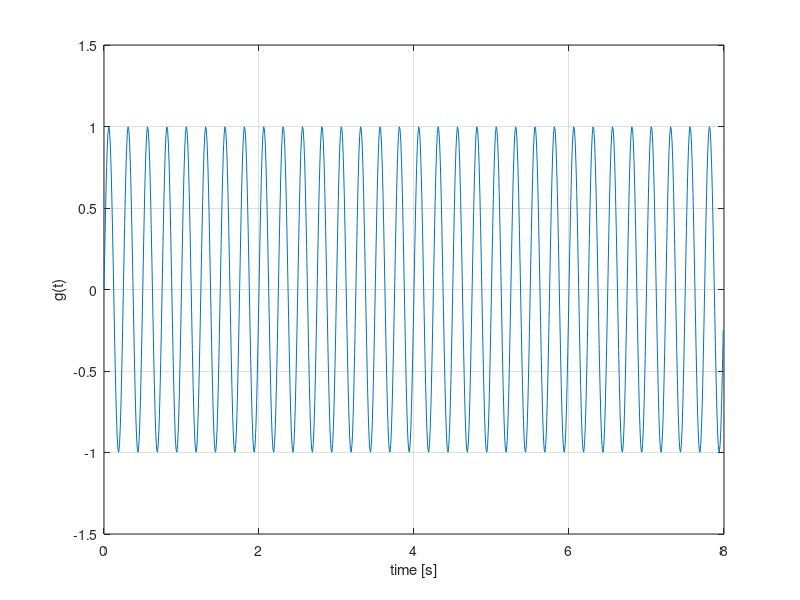

Write MATLAB code to recreate this figure. (Note: this script raises an error after producing the figure.)
%3blue1brown 
clearvars 
clc 
close all
% Pure signal
Fs = 1e2;                       %Frecuencia de muestreo
time =8;                        %Duracion de la señal
t = 0:1/Fs:time-(1/Fs);
f=4;                            %Frecuencia de la señal Hz
g1 = '(sin(2*pi*f*t))';
x = eval(g1);
figure;
plot(t,x);
xlabel ('time [s]');
ylabel ('g(t)');
ylim([-1.5 1.5])
xlim([0 time])
grid on;

% Wraping
figure
%Plot wraping around the origin;
tiledlayout(4,4);
for wf = 3.3:0.1:4.8 %winding frequency (cycles per second)3.3:0.1:4.8
nexttile
g2 = 'exp(-i*2*pi*wf.*t).*(sin(2*pi*f*t))';
x2 = eval(g2);
plot(real(x2), imag(x2))
ylim([-1 1])
xlim([-1 1])
title(['f = ',num2str(wf),'cycles/s'])
grid on
end

% Grafico f vs g(f)
%freq de muestreo para evitar trenzado
Fm=1/(2*f);
%Fm=1/(4*f);
%Calc graf
wf_vec = 0:Fm:50;

j=length(wf_vec);
ft_1=zeros(1,length(wf_vec));
for a=1:1:j
    wf=wf_vec(a);
    x2 = eval(g2);
    ft_1(a)=sum(x2);
end
figure
hold on
plot(wf_vec,abs(ft_1),'b')
grid on;

%FDT red 
xdft = fft(x);
xdft = xdft(1:length(x)/2+1);
freq = 0:Fs/length(x):Fs/2;
plot(freq,abs(xdft),'r+');
xlim([0 wf_vec(end)])
xlabel('f [Hz]');

%Recontruccion
%Obtener y recortar la funcion
%Aqui obtenemos la funcion pero multiplicado por 400
g_somb=cut(ft_1,0.01);

%Calculo
%g_somb=ft_1;
n = length(g_somb);
wf_vec_rec=wf_vec;
%t=linspace(0,8,n);
j=length(t);
for a=1:1:j
    time_rec=t(a);
    x1=g_somb.*exp(1i*2*pi*time_rec.*wf_vec_rec);
    x1_rec(a)=sum(x1);
end
%x3_sum=ifft(g_somb);
figure
plot(t,real(x1_rec)/length(wf_vec))
grid on;




%% Chord
clearvars;

Fs2 = 1e3;                       %Frecuencia de muestreo
time =10;                        %Duracion de la señal
t = 0:1/Fs2:time-(1/Fs2);
f1=2;                            %Frecuencia de la señal Hz
f2=3;                            %Frecuencia de la señal Hz
g1 = '(sin(2*pi*f1*t))';
g2 = '(sin(2*pi*f2*t))';
x1 = eval(g1);
x2 = eval(g2);
xsum=x1+x2;
figure;
tiledlayout(3,1)
nexttile
plot(t,xsum);
ylabel ('Dyad');
grid on;
nexttile
plot(t,x1);
ylabel ('g1(t)');
grid on;
nexttile
plot(t,x2);
grid on;
xlabel ('time [s]');
ylabel ('g2(t)');

%% Wrapping chord
figure
tiledlayout(4,4);
for wf = 1.8:0.1:3.3 %winding frequency (cycles per second)3.3:0.1:4.8
nexttile
g5 = '(exp(-i*2*pi*wf.*t).*(xsum))';
x5 = eval(g5);
plot(real(x5), imag(x5))
ylim([-2 2])
xlim([-2 2])
title(['f = ',num2str(wf),'cycles/s'])
grid on
end

%% Grafico f vs g(f)
wf_vec = 0:0.005:10;
j=length(wf_vec);
for a=1:1:j
    wf=wf_vec(a);
    x_ft = eval(g5);
    sumatorio(a)=sum(x_ft);
end

figure
plot(wf_vec,abs(sumatorio))
grid on;
hold on
%FDT red 
xdft = fft(xsum);
xdft = xdft(1:length(xsum)/2+1);
freq = 0:Fs2/length(xsum):Fs2/2;
plot(freq,abs(xdft));
xlim([0 wf_vec(end)])
xlabel('f [Hz]');
hold off;

%% Square wave 
clearvars
% time = (0:0.01:1)';
% y = 0.2*sin(2*pi*50*time) + 0.5*sin(2*pi*120*time);
% yn = y + 0.3*randn(size(time));
% figure
% plot(time,yn)
% %plot(t(1:50),yn(1:50))
t1 = 0:0.004:2;
y1 = exp(t1)-1;

t2 = 2:0.01:3;
y2 = exp(2)-0.01-1:-0.01:3;

t3=0:0.01:3;
y3=5+(t3-t3);

t4=0:0.01:3.3;
a = 1.5;
b = -5;
c = 5;
y4=a*t4.^2+b*t4+c;

t6=0:0.01:3;
y5=2*sin(pi*t6)+4.9;

t6=-8:0.01:1.35;
y6=exp(t6)+1;
y6=flip(y6);

t7=0:0.01:5;
y7=2.5+(t7-t7);

y = [y1 y2 y3 y4 y5 y6 y7]/5-0.5;
n = length(y);

time = linspace(0,10,n);
figure
plot(time,y)
grid on;
xlabel ('time [s]');
ylabel ('g(t)');

% Wraping sqw
figure
%Plot wraping around the origin;
tiledlayout(4,4);
g2_sqw = 'exp(-i*2*pi*wf.*time).*y';
for wf = 0:0.3:4.5 %winding frequency (cycles per second)3.3:0.1:4.8
nexttile
x2_sqw = eval(g2_sqw);
plot(real(x2_sqw), imag(x2_sqw))
ylim([-1 1])
xlim([-1 1])
title(['f = ',num2str(wf),'cycles/s'])
grid on
end

% Grafico f vs g(f) sqw
wf_vec_sqw = 0:0.01:6;
j=length(wf_vec_sqw);

for a=1:1:j
    wf=wf_vec_sqw(a);
    x2_sqw = eval(g2_sqw);
    sumatorio_ran(a)=sum(x2_sqw);
end
Fs=length(y)/10;
figure
plot(wf_vec_sqw,abs(sumatorio_ran))
grid on;
hold on
%FDT red 
xdft = fft(y);
xdft = xdft(1:length(y)/2+1);
freq = 0:Fs/length(y):Fs/2;
plot(freq,abs(xdft));
xlim([0 wf_vec_sqw(end)])
xlabel('f [Hz]');
hold off;

%Recontruccion
%Obtener y recortar la funcion
%Aqui obtenemos la funcion pero multiplicado por 1.6043e+04
g_somb=cut(sumatorio_ran,0.5);

%Calculo
%g_somb=ft_1;
n = length(g_somb);
wf_vec_rec=wf_vec_sqw;
%t=linspace(0,8,n);
j=length(time);
for a=1:1:j
    time_rec=time(a);
    x1=g_somb.*exp(1i*2*pi*time_rec.*wf_vec_rec);
    x1_rec(a)=sum(x1);
end
%x3_sum=ifft(g_somb);
figure
plot(time,real(x1_rec)/1.6043e+04)
grid on;
hold on 
plot(time,y)


%Funciones
function Atlow = cut(Bt, keep)
Btsort = sort(abs(Bt(:)));
thresh = Btsort(floor((1-keep)*length(Btsort)));
ind = abs(Bt)>thresh;       %Find small index;
Atlow = Bt.*ind;            %Theshold small indices
end